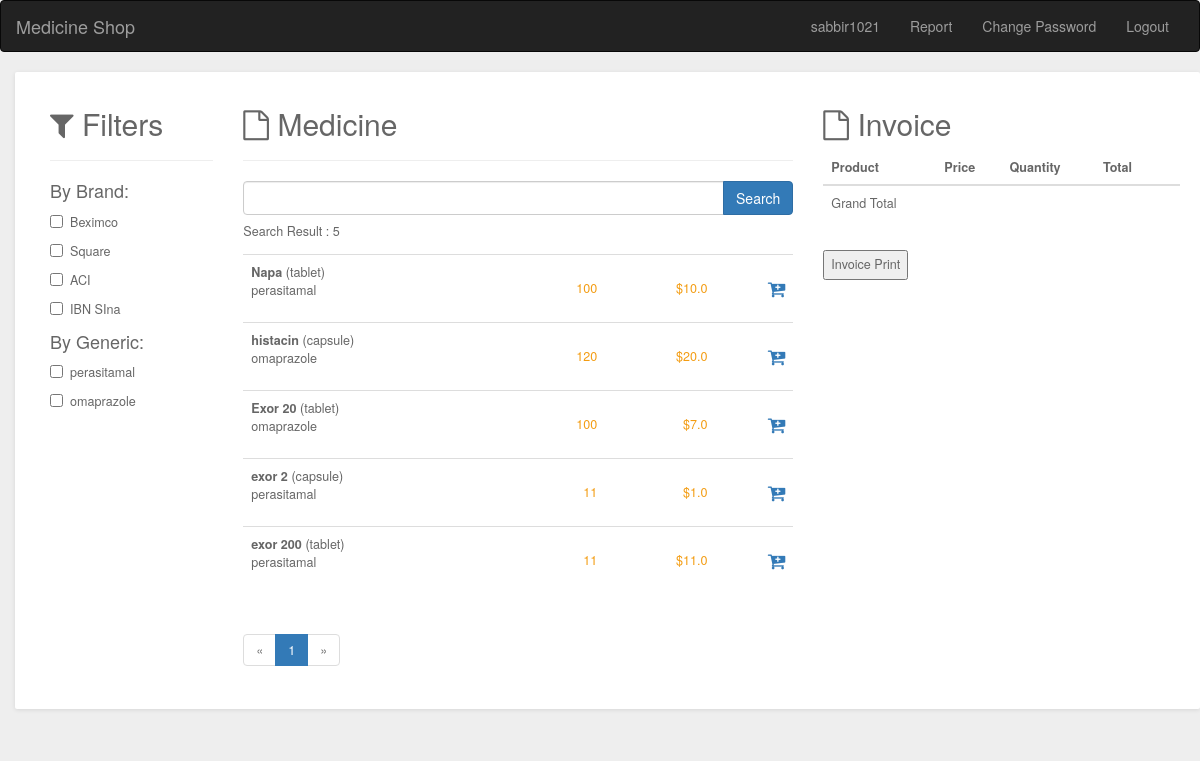
/ (signed in), run on an earlier commit of the app's database.
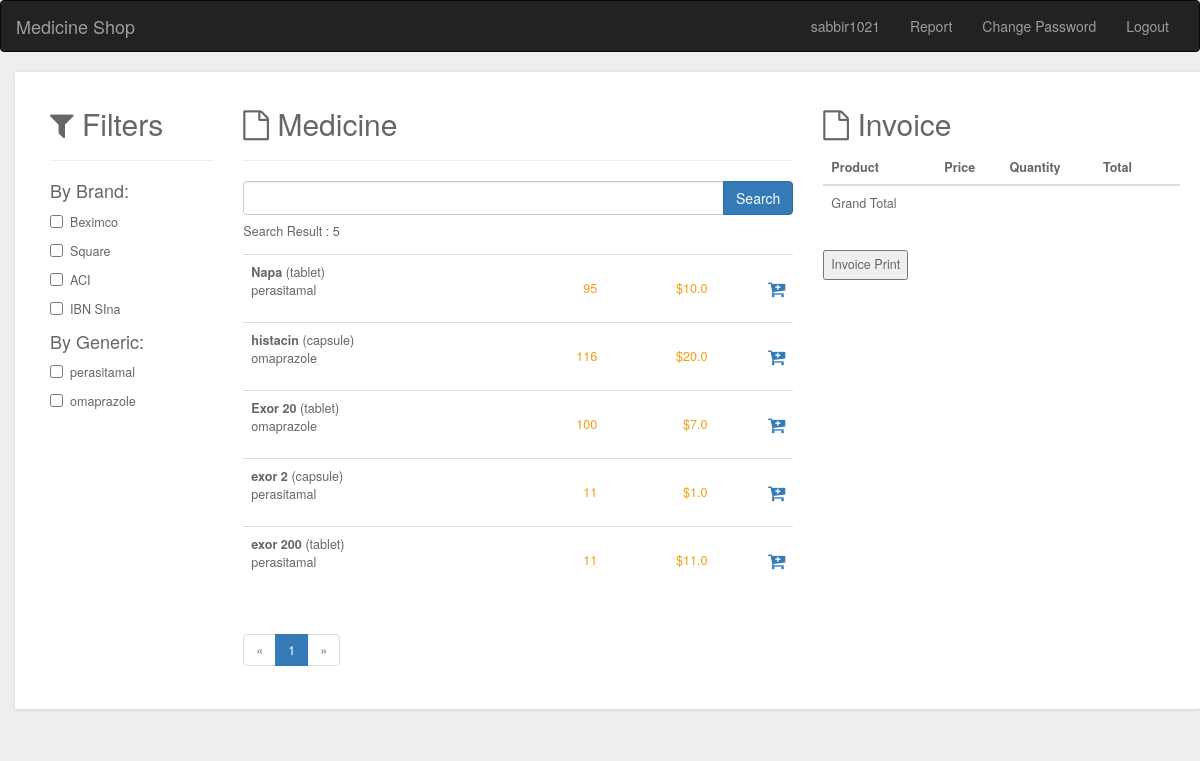
And on a later commit of the database.
### accounts/models.py (models this page shows)
class User(AbstractUser):
    email = models.EmailField(unique=True)
    active = models.BooleanField(default=True)
    email_confirmed = models.BooleanField(default=False)
    class Meta:
        verbose_name = 'User'
        verbose_name_plural = '1. User'

### shop/models.py (models this page shows, shortened)
class Brand(models.Model):
    name  = models.CharField(max_length=150)

class Generic(models.Model):
    name  = models.CharField(max_length=150)
    def __str__(self):
        return self.name

class Medicine(models.Model):
    name  = models.CharField(max_length=150)
    buy_price = models.FloatField()
    sell_price = models.FloatField()
    generic = models.ForeignKey(Generic, on_delete=models.CASCADE)
    brand  = models.ForeignKey(Brand, on_delete=models.CASCADE)
    type =  models.CharField(max_length=15,choices=MEDICINE_TYPE)
    quantity = models.IntegerField()
    place = models.ForeignKey(Place, on_delete=models.CASCADE)

### shop/views.py (the view)
# urls.py: path('', views.HomeView.as_view(), name="home"),
@method_decorator(login_required, name='dispatch')
class HomeView(View):
    def get(self, request):
        brands = Brand.objects.all()
        generics = Generic.objects.all()
        medicines = Medicine.objects.all()
        medicines_count = medicines.count()
        paginator = Paginator(medicines, 10) # Show 25 contacts per page.
        page_number = request.GET.get('page')
        page_obj = paginator.get_page(page_number)
        try:
            order = get_object_or_404(Order, user=request.user,complete_order=False)
            items = order.orderitem_set.all() or None
        except:
            order = None
            items = None
        context = {
            'brands':brands,
            'generics':generics,
            'medicines':page_obj,
            'medicines_count':medicines_count,
            'order':order,
            'items':items
        }
        return render(request, "shop/home.html", context)

### templates/shop/home.html (shortened to what this page needs)
{% extends 'base.html' %}
{% load static %}
    {% block content %}
        <div class="row">
          <div class="col-md-12">
            <div class="grid search">
              <div class="grid-body">
                <div class="row">
                  <div class="col-md-2">
                    <h2 class="grid-title"><i class="fa fa-filter"></i> Filters</h2>
                    <hr>
                    <h4>By Brand:</h4>
                    {% for brand in brands %}
                    <div class="checkbox" id="brandfilterForm" data-brand-filter-url="{% url 'shop:ajax_load_search_and_filter' %}">
                      <label><input name="brand[]" type="checkbox" class="icheck" value="{{brand.name}}"> {{brand.name}}</label>
                    </div>
                    {% endfor %}
                    <h4>By Generic:</h4>
                    {% for generic in generics %}
                    <div class="checkbox">
                      <label><input name="generic[]" type="checkbox" class="icheck" value="{{generic.name}}"> {{generic.name}}</label>
                    </div>
                    {% endfor %}
                  </div>
                  <div class="col-md-6">
                    <h2><i class="fa fa-file-o"></i> Medicine</h2>
                    <hr>
                    <div class="input-group" id="searchForm" data-search-url="{% url 'shop:ajax_load_search_and_filter' %}">
                        <input id="search" type="text" name="search" class="form-control">
                        <span class="input-group-btn">
                          <input class="btn btn-primary" type="submit" value="Search">
                        </span>
                    </div>
                  <div id="search_result">
                    <p>Search Result : {{medicines_count}}</p>
                    <div class="table-responsive">
                      <table class="table table-hover">
                        <tbody>
                        {% for medicine in medicines %}
                        <tr>
                          <td class="product"><strong>{{medicine.name}}</strong> ({{medicine.type}})<br>{{medicine.generic}}</td>
                          <td class="rate text-right">{{medicine.quantity}}</td>
                          <td class="rate text-right">${{medicine.sell_price}}</td>
                          <td class="price text-right">
                            <a style="font-weight: bold;" id="updateCart" name="cart[]" data-update-cart-url="{% url 'shop:update_item' %}" class="ml-4" data-product={{medicine.id}} data-action="add"><i class="fa fa-cart-plus" aria-hidden="true"></i></a></td>
                          </tr>
                        {% endfor %}
                      </tbody></table>
                    </div>
                    {% include 'partials/pagination.html' %}
                  </div>
                </div>
                  <div id="cart_result">
                  <div class="col-md-4">
                    <h2><i class="fa fa-file-o"></i> Invoice </h2>
                    <table class="table table-cart table-mobile">
                      <thead>
                        <tr>
                          <th>Product</th>
                          <th>Price</th>
                          <th>Quantity</th>
                          <th>Total</th>
                          <th></th>
                        </tr>
                      </thead>
                      <tbody>
                        <tr>
                          <td class="product-col">
                            <div class="product">
                                <p>Grand Total</p>
                            </div>
                          </td>
                          <td class="total-col"></td>
                          <td class="total-col"></td>
                          <td class="total-col">{{order.get_cart_total}}</td>
                        </tr>
                      </tbody>
                    </table>
                    {% if order %}
                    <input type="button" id="bt" onclick="show_alert()" order-data={{order.id}} value="Invoice Print" />
                    {% else %}
                    <input type="button" value="Invoice Print" />
                    {% endif %}
                  </div>
                </div>
                </div>
                </div>
              </div>
            </div>
          </div>
{% endblock content %}

### templates/base.html (shortened to what this page needs)
<!doctype html>
<html lang="en">
{% load static %}
<head>
    <!DOCTYPE html>
    <head>
        <link href="https://netdna.bootstrapcdn.com/bootstrap/3.3.6/css/bootstrap.min.css" rel="stylesheet">
      <link href="https://maxcdn.bootstrapcdn.com/font-awesome/4.7.0/css/font-awesome.min.css" rel="stylesheet" />
    </head>
</head>
<body>
    <nav class="navbar navbar-inverse">
        <div class="container-fluid">
          <div class="navbar-header">
            <a class="navbar-brand" href="{% url 'shop:home' %}">Medicine Shop</a>
          </div>
          <div class="collapse navbar-collapse" id="bs-example-navbar-collapse-1">
            <ul class="nav navbar-nav navbar-right">
              {% if request.user.is_authenticated %}
                <li class="nav-item">
                    <a class="nav-link" >{{user}}</a>
                </li>
                <li class="nav-item">
                  <a class="nav-link" href="{% url 'shop:report_generate' %}">Report</a>
              </li>
                <li class="nav-item">
                    <a class="nav-link" href="{% url 'accounts:change_password' %}">Change Password</a>
                </li>
                <li class="nav-item">
                    <a class="nav-link" href="{% url 'accounts:logout' %}">Logout</a>
                </li>
              {% endif %}
            </ul>
          </div>
        </div>
      </nav>
    {% block content %}
    {% endblock content %}
  </body>
</html>

### templates/partials/pagination.html
<ul class="pagination">
    {% if medicines.has_previous %}
      <li><a href="?page={{ medicines.previous_page_number }}">«</a></li>
      <li><a href="?page={{ medicines.number|add:-1 }}">{{ medicines.number|add:-1 }}</a></li>
    {% else %}
      <li class="disabled"><a href="#">«</a></li>
    {% endif %}
    <li class="active"><a>{{ medicines.number }}</a></li>
    {% if medicines.has_next %}
      <li><a href="?page={{ medicines.number|add:1 }}">{{ medicines.number|add:1 }}</a></li>
      <li><a href="?page={{ medicines.next_page_number }}">»</a></li>
    {% else %}
      <li class="disabled"><a href="#">»</a></li>
    {% endif %}
  </ul>

### templates/partials/js.html (shortened to what this page needs)
{% load static %}

### templates/partials/css.html (style rules this page uses)
body { background:#eee; }
.btn { margin-bottom: 5px; }
.grid { position: relative; width: 100%; background: #fff; color: #666666; border-radius: 2px; margin-bottom: 25px; box-shadow: 0px 1px 4px rgba(0, 0, 0, 0.1); }
.grid .grid-body { padding: 15px 20px 15px 20px; font-size: 0.9em; line-height: 1.9em; }
.search table tr td.rate { color: #f39c12; line-height: 50px; }
.search table tr td.price { font-size: 1.5em; line-height: 50px; }
.row { margin-right: -15px; margin-left: 0px; }

What changed in the data, as far as the page shows it:
changed Medicine "Napa": quantity "100" → "95"
changed Medicine "histacin": quantity "120" → "116"
